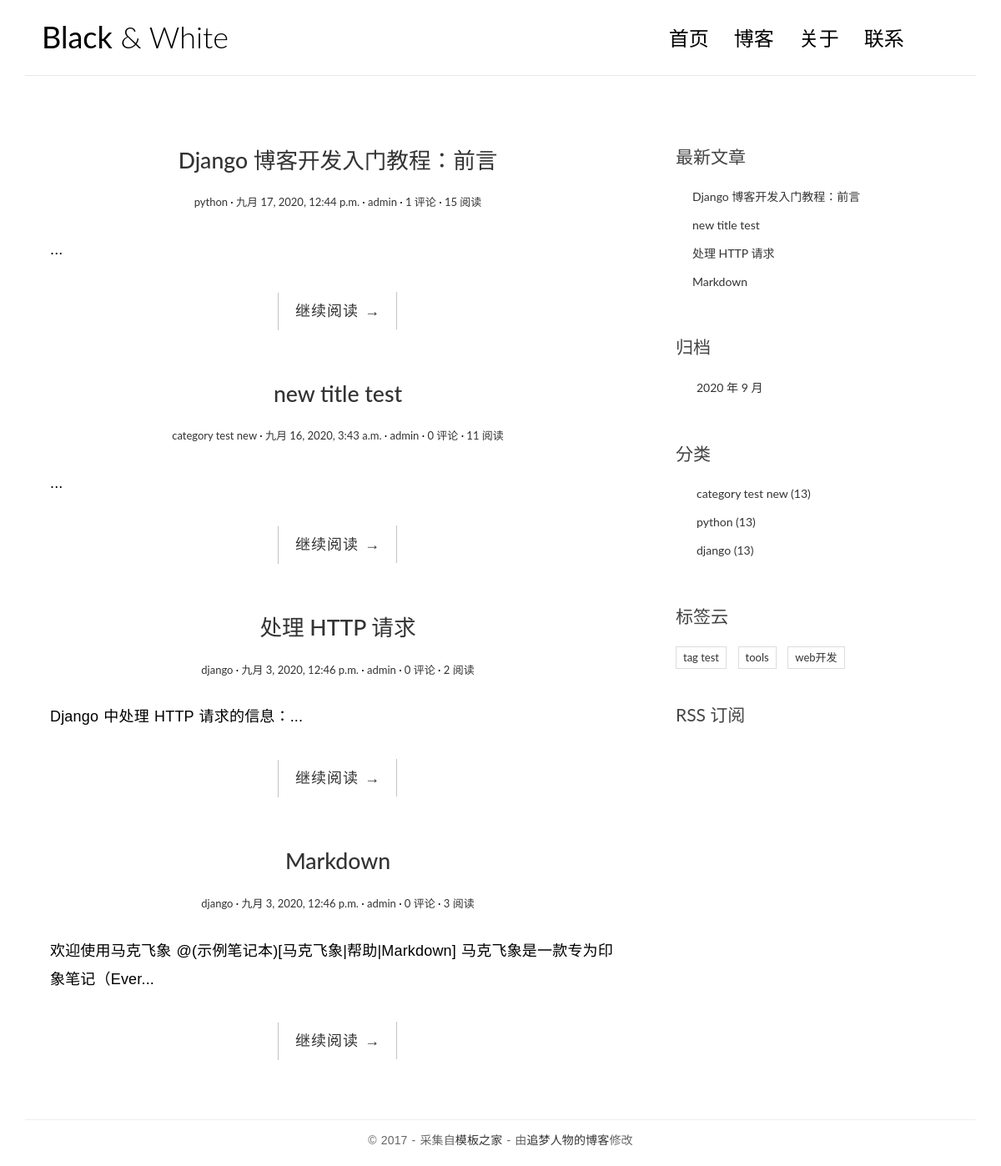
Before: / with the older database file.
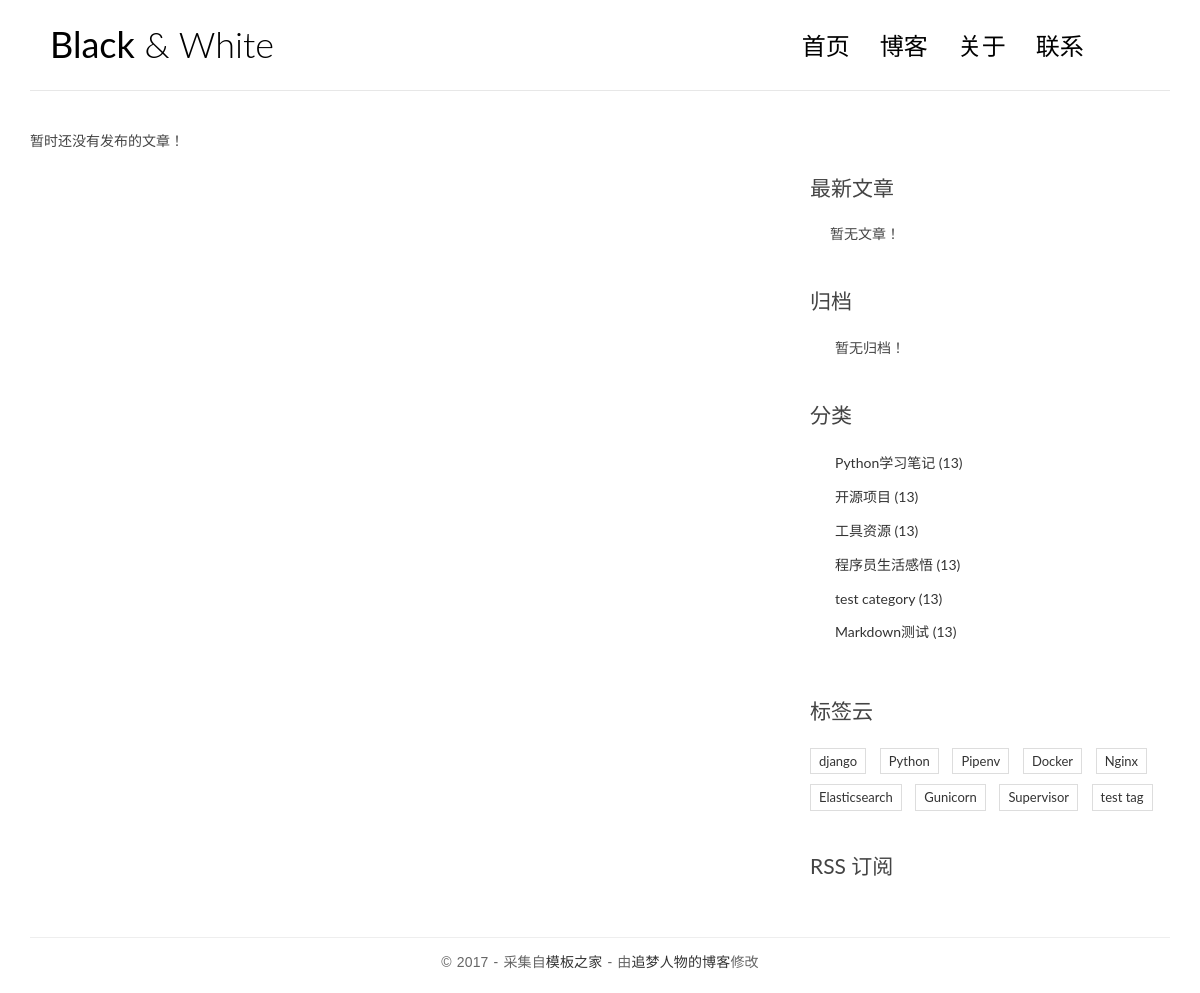
After: the same page with the newer database file.
### web/models.py (models this page shows, shortened)
class Post(models.Model):
    title = models.CharField('标题', max_length=70)
    body = models.TextField('正文')
    created_time = models.DateTimeField('创建时间', default=timezone.now)
    modified_time = models.DateTimeField('修改时间')
    excerpt = models.CharField('摘要', max_length=200, blank=True)
    category = models.ForeignKey(Category, verbose_name='分类', on_delete=models.CASCADE)
    tags = models.ManyToManyField(Tag, verbose_name='标签', blank=True)
    author = models.ForeignKey(User, verbose_name='作者', on_delete=models.CASCADE)
    views = models.PositiveIntegerField(default=0, editable=False)
    class Meta:
        verbose_name = '文章'
        verbose_name_plural = verbose_name
        ordering = ['-created_time']
    def get_absolute_url(self):
        return reverse('web:detail', kwargs={'pk': self.pk})

class Category(models.Model):
    name = models.CharField(max_length=100)
    class Meta:
        verbose_name = '分类'
        verbose_name_plural = verbose_name

class Tag(models.Model):
    name = models.CharField(max_length=100)
    class Meta:
        verbose_name = '标签'
        verbose_name_plural = verbose_name

### web/views.py (the view)
# urls.py: path('', views.IndexView.as_view(), name='index'),
class IndexView(ListView):
    model = Post
    template_name = 'blog/index.html'
    context_object_name = 'post_list'

### web/templatetags/blog_extras.py (called while the page is built)
@register.inclusion_tag('blog/inclusions/_recent_posts.html', takes_context=True)
def show_recent_posts(context, num=5):
    return {
        'recent_post_list': Post.objects.all().order_by('-created_time')[:num],
    }

@register.inclusion_tag('blog/inclusions/_archives.html', takes_context=True)
def show_archives(context):
    return {
        'date_list': Post.objects.dates('created_time', 'month', order='DESC'),
    }

@register.inclusion_tag('blog/inclusions/_categories.html', takes_context=True)
def show_categories(context):
    return {
        'category_list': Category.objects.all(),
    }

@register.inclusion_tag('blog/inclusions/_tags.html', takes_context=True)
def show_tags(context):
    return {
        'tag_list': Tag.objects.all(),
    }

### templates/blog/index.html
{% extends 'base.html' %}
{% load static %}
{% block main %}
    {% for post in post_list %}
        <article class="post post-{{ post.pk }}">
            <header class="entry-header">
                <h1 class="entry-title">
                    <a href="{{ post.get_absolute_url }}">{{ post.title }}</a>
                </h1>
                <div class="entry-meta">
                    <span class="post-category"><a href="#">{{ post.category.name }}</a></span>
                    <span class="post-date"><a href="#"><time class="entry-date"
                                                              datetime="{{ post.created_time }}">{{ post.created_time }}</time></a></span>
                    <span class="post-author"><a href="#">{{ post.author }}</a></span>
                    <span class="comments-link"><a
                            href="{{ post.get_absolute_url }}#comment-area">{{ post.comment_set.count }} 评论</a></span>
                    <span class="views-count"><a href="{{ post.get_absolute_url }}">{{ post.views }} 阅读</a></span>
                </div>
            </header>
            <div class="entry-content clearfix">
                <p>{{ post.excerpt }}...</p>
                <div class="read-more cl-effect-14">
                    <a href="{{ post.get_absolute_url }}" class="more-link">继续阅读 <span class="meta-nav">→</span></a>
                </div>
            </div>
        </article>
    {% empty %}
        <div class="no-post">暂时还没有发布的文章！</div>
    {% endfor %}
{% endblock main %}

### templates/base.html (shortened to what this page needs)
{% load static %}
{% load blog_extras %}
<!DOCTYPE html>
<html>
<head>
    <link rel="stylesheet" href="{% static 'blog/css/bootstrap.min.css' %}">
    <link rel="stylesheet" href="http://code.ionicframework.com/ionicons/2.0.1/css/ionicons.min.css">
    <link rel="stylesheet" href="{% static 'blog/css/pace.css' %}">
    <link rel="stylesheet" href="{% static 'blog/css/custom.css' %}">
    <link href="https://cdn.bootcss.com/highlight.js/9.15.8/styles/github.min.css" rel="stylesheet">
</head>
<body>
<div class="container">
    <header id="site-header">
        <div class="row">
            <div class="col-md-4 col-sm-5 col-xs-8">
                <div class="logo">
                    <h1><a href="{% url 'web:index' %}"><b>Black</b> &amp; White</a></h1>
                </div>
            </div>
            <div class="col-md-8 col-sm-7 col-xs-4">
                <nav class="main-nav" role="navigation">
                    <div class="collapse navbar-collapse" id="bs-example-navbar-collapse-1">
                        <ul class="nav navbar-nav navbar-right">
                            <li class="cl-effect-11"><a href="{% url 'web:index' %}" data-hover="首页">首页</a></li>
                            <li class="cl-effect-11"><a href="full-width.html" data-hover="博客">博客</a></li>
                            <li class="cl-effect-11"><a href="about.html" data-hover="关于">关于</a></li>
                            <li class="cl-effect-11"><a href="contact.html" data-hover="联系">联系</a></li>
                        </ul>
                    </div>
                </nav>
            </div>
        </div>
    </header>
</div>
<div class="content-body">
    <div class="container">
        <div class="row">
            <main class="col-md-8">
                {% block main %}{% endblock main %}
            </main>
            <aside class="col-md-4">
                {% show_recent_posts %}
                {% show_archives %}
                {% show_categories %}
                {% show_tags %}
                <div class="rss">
                    <a href=""> RSS 订阅</a>
                </div>
            </aside>
        </div>
    </div>
</div>
<footer id="site-footer">
    <div class="container">
        <div class="row">
            <div class="col-md-12">
                <p class="copyright">&copy 2017 - 采集自<a href="http://www.cssmoban.com/"
                                                        target="_blank" title="模板之家">模板之家</a>
                    - 由<a href="http://zmrenwu.com/" title="网页模板" target="_blank">追梦人物的博客</a>修改
                </p>
            </div>
        </div>
    </div>
</footer>
</body>
</html>

### templates/blog/inclusions/_recent_posts.html
<div class="widget widget-recent-posts">
  <h3 class="widget-title">最新文章</h3>
  <ul>
    {% for post in recent_post_list %}
      <li>
        <a href="{{ post.get_absolute_url }}">{{ post.title }}</a>
      </li>
    {% empty %}
      暂无文章！
    {% endfor %}
  </ul>
</div>

### templates/blog/inclusions/_archives.html
<div class="widget widget-archives">
  <h3 class="widget-title">归档</h3>
  <ul>
    {% for date in date_list %}
      <li>
        <a href="{% url 'web:archive' date.year date.month %}">{{ date.year }} 年 {{ date.month }} 月</a>
      </li>
    {% empty %}
      暂无归档！
    {% endfor %}
  </ul>
</div>

### templates/blog/inclusions/_categories.html
<div class="widget widget-category">
  <h3 class="widget-title">分类</h3>
  <ul>
    {% for category in category_list %}
      <li>
        <a href="{% url 'web:category' category.pk %}">
            {{ category.name }} <span class="post-count">(13)</span>
        </a>
      </li>
    {% empty %}
      暂无分类！
    {% endfor %}
  </ul>
</div>

### templates/blog/inclusions/_tags.html
<div class="widget widget-tag-cloud">
  <h3 class="widget-title">标签云</h3>
  <ul>
    {% for tag in tag_list %}
      <li>
        <a href="{% url 'web:tag' tag.pk %}">
            {{ tag.name }}
        </a>
      </li>
    {% empty %}
      暂无标签！
    {% endfor %}
  </ul>
</div>

### web/static/blog/css/custom.css (style rules this page uses)
* { outline: none; }
h1, h2, h3, h4, h5, h6 { margin-top: 0; }
b { font-weight: 400; }
a { color: #333; }
body { color: #444; font-family: 'Lato', sans-serif; }
p { font-family: 'Ubuntu', sans-serif; font-weight: 400; word-spacing: 1px; letter-spacing: 0.01em; }
#site-header { background-color: #FFF; padding: 25px 20px; margin-bottom: 40px; border-bottom: 1px solid #e7e7e7; }
.logo h1 a { color: #000; }
.logo h1 { margin: 0; font-family: 'Lato', sans-serif; font-weight: 300; }
.main-nav { margin-top: 11px; max-width: 95%; }
.main-nav a { color: #000000 !important; padding: 0 0 5px 0 !important; margin-right: 30px; font-family: 'Lato', sans-serif; font-weight: 300; font-size: 24px; }
.cl-effect-11 a { padding: 10px 0; color: #0972b4; text-shadow: none; }
.cl-effect-11 a::before { position: absolute; top: 0; left: 0; overflow: hidden; padding: 0 0 5px 0 !important; max-width: 0; border-bottom: 1px solid #000; color: #000; content: attr(data-hover); white-space: nowrap; -webkit-transition: max-width 0.5s; -moz-transition: max-width 0.5s; transition: max-width 0.5s; }
.content-body { padding-bottom: 4em; }
.widget { background: #fff; padding: 30px 0 0; }
.widget-title { font-size: 1.5em; margin-bottom: 20px; line-height: 1.6; padding: 10px 0 0; font-weight: 400; }
.widget-recent-posts ul { padding: 0; margin: 0; padding-left: 20px; }
.widget-archives ul { padding: 0; margin: 0; padding-left: 25px; }
.widget-category ul { padding: 0; margin: 0; padding-left: 25px; }
.widget-category ul li { list-style-type: none; position: relative; line-height: 170%; margin-bottom: 10px; }
.widget-category ul li::before { content: '\f3fe'; font-family: "Ionicons"; position: absolute; left: -25px; top: 1px; font-size: 18px; color: #000; }
.widget-tag-cloud ul { padding: 0; margin: 0; margin-right: -10px; }
.widget-tag-cloud ul li { list-style-type: none; font-size: 13px; display: inline-block; margin-right: 10px; margin-bottom: 10px; padding: 3px 8px; border: 1px solid #ddd; }
.rss { font-size: 21px; margin-top: 30px; }
.rss a { color: #444; }
#site-footer { padding-top: 10px; padding: 0 0 1.5em 0; }
.copyright { text-align: center; padding-top: 1em; margin: 0; border-top: 1px solid #eee; color: #666; }

Changed rows visible on the page:
removed Post: title "Django 博客开发入门教程：前言", category.name "python", created_time "九月 17, 2020, 12:44 p.m.", author "admin", comment_set.count "1", views "15"
removed Post: title "new title test", category.name "category test new", created_time "九月 16, 2020, 3:43 a.m.", author "admin", comment_set.count "0", views "11"
removed Post: title "处理 HTTP 请求", category.name "django", created_time "九月 3, 2020, 12:46 p.m.", author "admin", comment_set.count "0", views "2", excerpt "Django 中处理 HTTP 请求的信息："
removed Post: title "Markdown", category.name "django", created_time "九月 3, 2020, 12:46 p.m.", author "admin", comment_set.count "0", views "3", excerpt "欢迎使用马克飞象 @(示例笔记本)[马克飞象|帮助|Markdown] 马克飞象是一款专为印象笔记（Ever"
removed Category: name "category test new"
removed Category: name "python"
removed Category: name "django"
removed Tag: name "tag test"
removed Tag: name "tools"
removed Tag: name "web开发"
added Category: name "Python学习笔记"
added Category: name "开源项目"
added Category: name "工具资源"
added Category: name "程序员生活感悟"
added Category: name "test category"
added Category: name "Markdown测试"
added Tag: name "django"
added Tag: name "Python"
added Tag: name "Pipenv"
added Tag: name "Docker"
added Tag: name "Nginx"
added Tag: name "Elasticsearch"
added Tag: name "Gunicorn"
added Tag: name "Supervisor"
added Tag: name "test tag"
Other visible differences:
text now shown: "暂时还没有发布的文章！ 暂无文章！ 暂无归档！"
list line gone: "2020 年 9 月"
